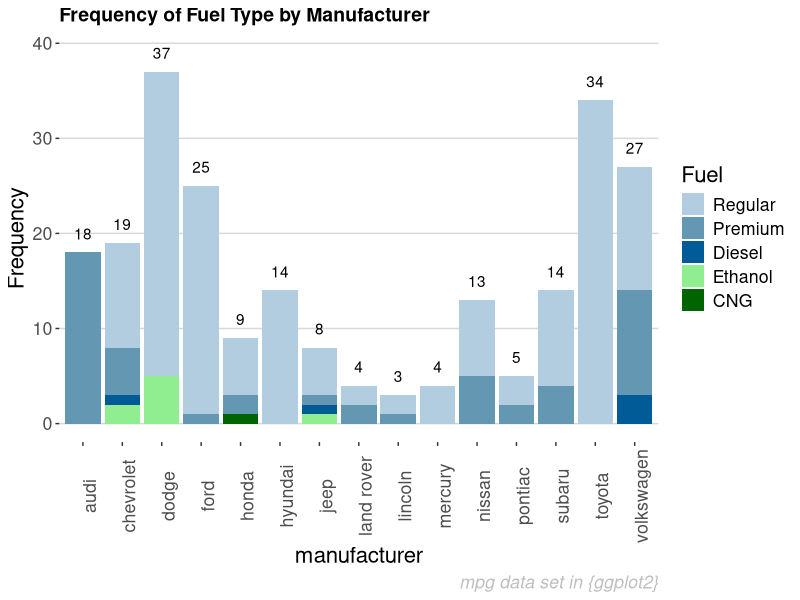
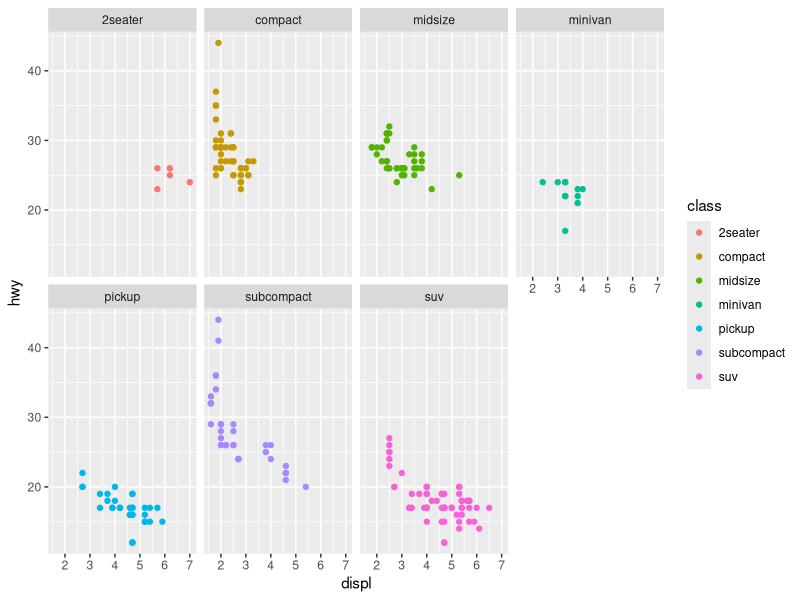

Reproduce these figures in R, in order.
## ---- chunk 1
knitr::opts_chunk$set(echo = TRUE)
library(tidyverse)
library(magrittr)
# https://rstudio-pubs-static.s3.amazonaws.com/322396_ca6932a8cca04ee2b33d9cebdef8142b.html
## ---- chunk 2

require(ggplot2)

mpg_df <- mpg %>% group_by(manufacturer,fl) %>% tally()

mpg_df <- mpg_df %>% 
  mutate(fl=recode(fl,
     "e" = "Ethanol", 
     "d" = "Diesel",
     "r" = "Regular" ,
     "p" = "Premium",
    "c" = "CNG"))%>%
  rename("Fuel" = fl) %>%
  mutate( Fuel = factor(Fuel,levels=c("Regular","Premium",
                                      "Diesel","Ethanol","CNG")))

totals <- mpg_df %>%
    group_by(manufacturer) %>%
    summarize(total = sum(n))

ggplot(mpg_df, aes(x = manufacturer, y = n)) +
     geom_bar(aes(fill = Fuel), stat="identity") +
  geom_text(aes(manufacturer, total + 2, 
                label = total, fill = NULL), data = totals)+
  labs(
        y = "Frequency",
        title = "Frequency of Fuel Type by Manufacturer",
        caption = "mpg data set in {ggplot2}"
    ) + 
  ggthemes::theme_hc(base_size = 16) + 
    theme(
        plot.title = element_text(size = 14, face = "bold"),
        plot.subtitle = element_text(size = 12, face = "bold"),
        plot.caption = element_text(color = "gray", face = "italic"),
        legend.direction = "vertical",
        legend.position = "right",
        strip.background = element_blank(),
        strip.text = element_blank(),
        axis.text.x = element_text(angle = 90)
    ) +
    scale_fill_manual(
        values = c("CNG" = "darkgreen",
                   "Ethanol" ="lightgreen", 
                   "Diesel" = "#005b96",
                   "Premium" = "#6497b1",
                   "Regular"="#b3cde0")

    )

## ---- chunk 3
ggplot(data = mpg) + 
  geom_point(mapping = aes(x = displ, y = hwy, color=class)) +
  facet_wrap(~ class, nrow = 2)
